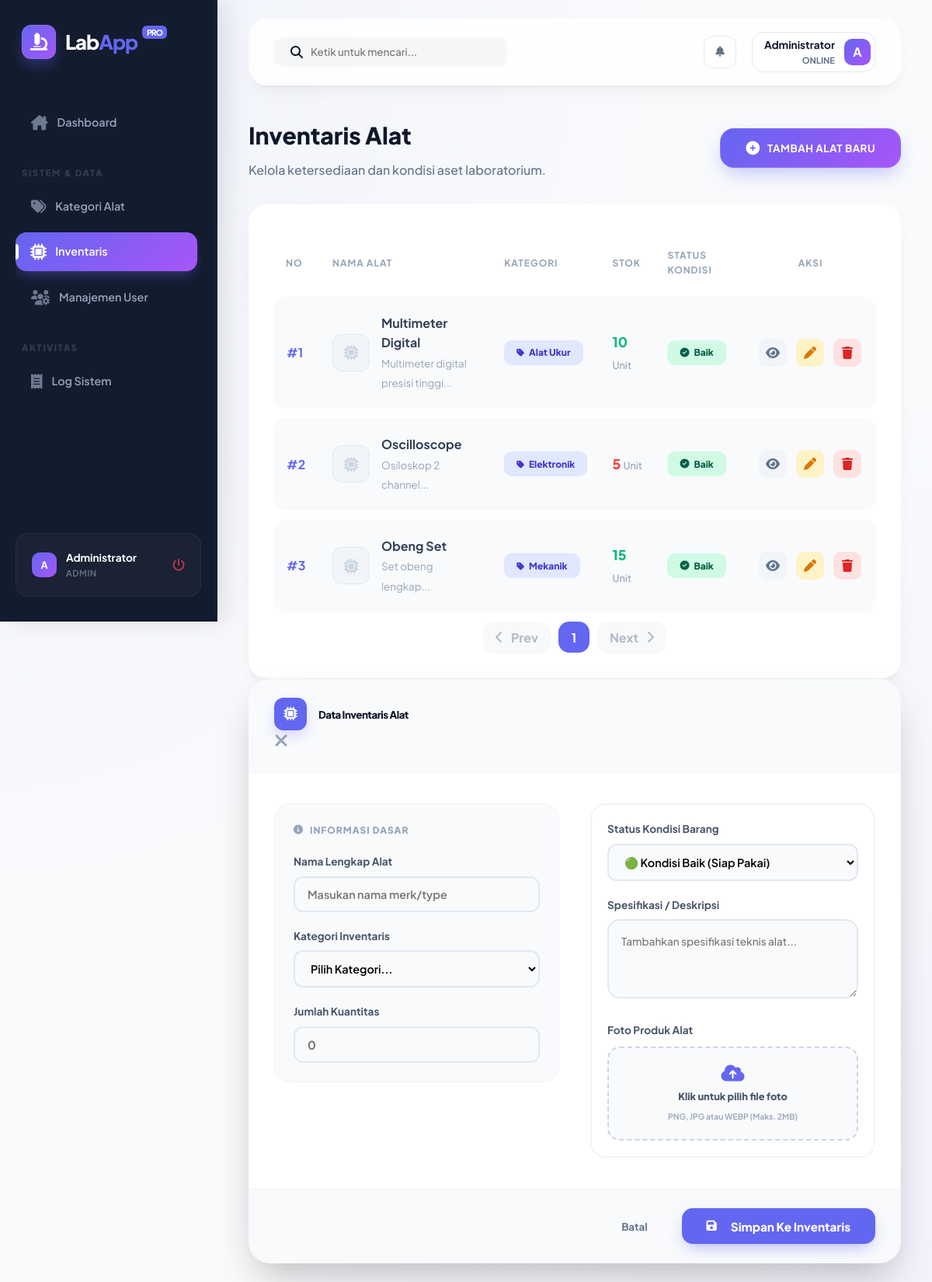
The page /public/alat (signed in) on the database its author committed.
### tables this page shows
CREATE TABLE `alat` (
  `id_alat` int(11) NOT NULL AUTO_INCREMENT,
  `nama_alat` varchar(100) NOT NULL,
  `id_kategori` int(11) NOT NULL,
  `stok` int(11) NOT NULL,
  `kondisi` varchar(50) NOT NULL,
  `deskripsi` text,
  `gambar` varchar(255) DEFAULT 'default.png',
  PRIMARY KEY (`id_alat`),
  KEY `id_kategori` (`id_kategori`),
  CONSTRAINT `fk_alat_kategori` FOREIGN KEY (`id_kategori`) REFERENCES `kategori` (`id_kategori`) ON UPDATE CASCADE
);

CREATE TABLE `kategori` (
  `id_kategori` int(11) NOT NULL AUTO_INCREMENT,
  `nama_kategori` varchar(50) NOT NULL,
  PRIMARY KEY (`id_kategori`)
);

### app/views/alat/index.php (the view, shortened to what the rows shown need)
<div style="display: flex; justify-content: space-between; align-items: center; margin-bottom: 2rem;">
    <div>
        <h1 style="font-size: 1.875rem; font-weight: 800; color: var(--dark); margin-bottom: 0.5rem;">Inventaris Alat</h1>
    </div>
</div>
<div class="modern-table-card">
    <div class="table-responsive">
        <table class="modern-table">
            <thead>
                <tr>
                    <th width="60px">No</th>
                    <th>Nama Alat</th>
                    <th>Kategori</th>
                    <th>Stok</th>
                    <th>Status Kondisi</th>
                    <th width="150px" style="text-align: center;">Aksi</th>
                </tr>
            </thead>
            <tbody>
                <?php $i = 1; foreach($data['alat'] as $al) : ?>
                <tr>
                    <td style="font-weight: 700; color: var(--primary);">#<?= $i++; ?></td>
                    <td>
                        <div style="display: flex; align-items: center; gap: 15px;">
                            <div style="width: 48px; height: 48px; border-radius: 12px; background: #f1f5f9; overflow: hidden; display: flex; align-items: center; justify-content: center; flex-shrink: 0; border: 1px solid #e2e8f0;">
                                <?php if($al['gambar'] && $al['gambar'] != 'default.png') : ?>
                                    <img src="<?= BASEURL; ?>/img/alat/<?= $al['gambar']; ?>" style="width: 100%; height: 100%; object-fit: cover;">
                                <?php else : ?>
                                    <i class="fas fa-microchip" style="color: #cbd5e1; font-size: 1.2rem;"></i>
                                <?php endif; ?>
                            </div>
                            <div>
                                <div style="font-weight: 700; color: #334155;"><?= $al['nama_alat']; ?></div>
                                <small style="color: #94a3b8;"><?= substr($al['deskripsi'], 0, 50); ?>...</small>
                            </div>
                        </div>
                    </td>
                    <td>
                        <span class="status-badge" style="background: #e0e7ff; color: #4338ca;">
                            <i class="fas fa-tag" style="font-size: 0.7rem;"></i> <?= $al['nama_kategori']; ?>
                        </span>
                    </td>
                    <td>
                        <div style="font-weight: 800; font-size: 1.1rem; <?= ($al['stok'] <= 5) ? 'color: var(--danger);' : 'color: var(--success);'; ?>">
                            <?= $al['stok']; ?> <small style="font-weight: 500; font-size: 0.8rem; color: #94a3b8;">Unit</small>
                        </div>
                    </td>
                    <td>
                        <?php
                            $badgeClass = 'badge-success';
                            $icon = 'fa-check-circle';
                        ?>
                        <span class="status-badge <?= $badgeClass; ?>">
                            <i class="fas <?= $icon; ?>"></i> <?= $al['kondisi']; ?>
                        </span>
                    </td>
                    <td style="text-align: center;">
                        <div style="display: flex; gap: 8px; justify-content: center;">
                            <a href="<?= BASEURL; ?>/alat/detail/<?= $al['id_alat']; ?>" class="action-link" style="background: #f1f5f9; color: #64748b;" title="Detail">
                                <i class="fas fa-eye"></i>
                            </a>
                            <?php if($_SESSION['user_session']['role'] == 'admin') : ?>
                            <a href="<?= BASEURL; ?>/alat/ubah/<?= $al['id_alat']; ?>"
                               class="action-link edit-link tampilModalUbahAlat"
                               data-toggle="modal"
                               data-target="#formModalAlat"
                               data-id="<?= $al['id_alat']; ?>"
                               title="Edit">
                                <i class="fas fa-pen"></i>
                            </a>
                            <a href="<?= BASEURL; ?>/alat/hapus/<?= $al['id_alat']; ?>"
                               class="action-link delete-link"
                               onclick="return confirm('Hapus alat ini dari inventaris?');"
                               title="Hapus">
                                <i class="fas fa-trash"></i>
                            </a>
                            <?php endif; ?>
                        </div>
                    </td>
                </tr>
                <?php endforeach; ?>
            </tbody>
        </table>
    </div>
</div>

### rows shown on the page
alat: gambar "default.png" (drawn), nama_alat "Multimeter Digital", deskripsi "Multimeter digital presisi tinggi", id_kategori.nama_kategori "Alat Ukur", stok "10", kondisi "Baik"
alat: gambar "default.png" (drawn), nama_alat "Oscilloscope", deskripsi "Osiloskop 2 channel", id_kategori.nama_kategori "Elektronik", stok "5", kondisi "Baik"
alat: gambar "default.png" (drawn), nama_alat "Obeng Set", deskripsi "Set obeng lengkap", id_kategori.nama_kategori "Mekanik", stok "15", kondisi "Baik"

### other values the page prints
substr($_SESSION['user_session']['nama_lengkap'], 0, 1) "A"
$_SESSION['user_session']['nama_lengkap'] "Administrator"
$_SESSION['user_session']['role'] "ADMIN"
explode(' ', $_SESSION['user_session']['nama_lengkap'])[0] "Administrator"
